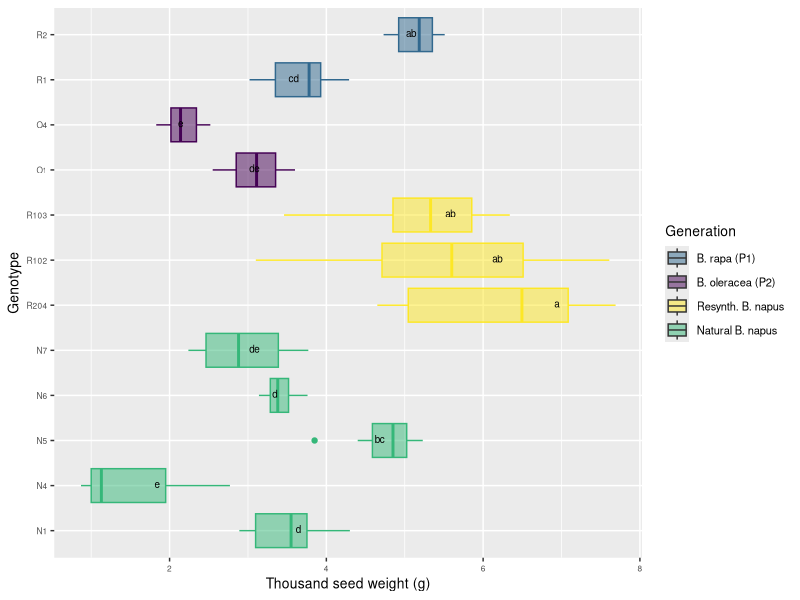

The R script that drew this image:
# Comparison 1X: Resynth. B.napus

#install packages 
install.packages("multcompView")
install.packages("viridis")

#load
library(viridis)
library(viridisLite)
library(tidyverse)
library(dplyr)
library(ggplot2)
library(ggpubr)
library(datasets)
library(multcompView)

# vollständige Rohdatentabelle laden ##########################################
#Im Projekt EPPN-DATA-ANALYSES ist dies das wd. Kann nicht geändert werden. 
# Daher Rohdatentabelle direkt von dort laden. 
getwd()
DATA <- read_csv("EPPN raw data complete 220419.csv")
View(DATA)

#drop first column
DATA = DATA[,2:37]
View(DATA)

#Comparison 1X	

# subsetting
comp_1X <- DATA[DATA$Genotype %in% c("R2", "R1", "O1", "O4", "N5", "N6", 
                                     "N1", "N4", "N7", "R204", "R103", "R102"), ]
View(comp_1X)

#create column giving generation###############################################
comp_1X <- comp_1X %>%
  mutate(Generation = case_when(
    Genotype == "R1" ~ "B. rapa (P1)",
    Genotype == "R2" ~ "B. rapa (P1)",
    Genotype == "O1" ~ "B. oleracea (P2)",
    Genotype == "O4" ~ "B. oleracea (P2)",
    Genotype == "R204" ~ "Resynth. B. napus",
    Genotype == "R103" ~ "Resynth. B. napus",
    Genotype == "R102" ~ "Resynth. B. napus",
    Genotype == "N1" ~ "Natural B. napus",
    Genotype == "N4" ~ "Natural B. napus",
    Genotype == "N5" ~ "Natural B. napus",
    Genotype == "N6" ~ "Natural B. napus",
    Genotype == "N7" ~ "Natural B. napus"))
view(comp_1X)


# Boxplot with CLD nach Rosane Rech##########################################################

# analysis of variance
anova <- aov(TGW_g ~ Genotype, data = comp_1X)
summary(anova)

# Tukey's test
tukey <- TukeyHSD(anova)
print(tukey)

# compact letter display
cld <- multcompLetters4(anova, tukey)
print(cld)

# table with factors and 3rd quantile
Tk <- group_by(comp_1X, Genotype) %>%
  summarise(mean = round(mean(TGW_g, na.rm = TRUE), digits = 1), quant = round(quantile(TGW_g, probs = 0.75, na.rm = TRUE), digits = 1)) %>%
  arrange(desc(mean)) #WICHTIG: arrange(desc(mean)) muss hier rein!!!

# extracting the compact letter display and adding to the Tk table
cld <- as.data.frame.list(cld$Genotype)
Tk$cld <- cld$Letters

#create column giving generation###############################################
ANOVA_Tukey_1X <- Tk %>%
  mutate(Generation = case_when(
    Genotype == "R1" ~ "B. rapa (P1)",
    Genotype == "R2" ~ "B. rapa (P1)",
    Genotype == "O1" ~ "B. oleracea (P2)",
    Genotype == "O4" ~ "B. oleracea (P2)",
    Genotype == "R204" ~ "Resynth. B. napus",
    Genotype == "R103" ~ "Resynth. B. napus",
    Genotype == "R102" ~ "Resynth. B. napus",
    Genotype == "N1" ~ "Natural B. napus",
    Genotype == "N4" ~ "Natural B. napus",
    Genotype == "N5" ~ "Natural B. napus",
    Genotype == "N6" ~ "Natural B. napus",
    Genotype == "N7" ~ "Natural B. napus"))
view(ANOVA_Tukey_1X)

#Reordering
# Reorder factor levels in comp_1X and ANOVA_Tukey_1X, ohne Umbenennung
comp_1X$Genotype <- factor(comp_1X$Genotype,     
                             levels = c("N1", "N4", "N5", "N6", "N7", "R204", "R102", "R103", "O1", "O4", "R1", "R2"))


ANOVA_Tukey_1X$Genotype <- factor(ANOVA_Tukey_1X$Genotype,     
                                    levels = c("N1", "N4", "N5", "N6", "N7", "R204", "R102", "R103", "O1", "O4", "R1", "R2"))

#boxplot ## TGW ###
ggplot(comp_1X, aes(Genotype, TGW_g, fill = Generation, color = Generation)) + 
  geom_boxplot() +
  labs(x="Genotype", y="Thousand seed weight (g)") +
  geom_text(data = ANOVA_Tukey_1X, aes(x = Genotype, y = quant, label = cld), color = "black", size = 2.5, vjust = 0.3, hjust = 3) +
  coord_flip() +
  theme(axis.title = element_text(size = 14),
        legend.text = element_text(size = 8),
        legend.title = element_text(size = 10),
        axis.title.x = element_text(size = 10),
        axis.title.y = element_text(size = 10),
        axis.text.x = element_text(size = 6),
        axis.text.y = element_text(size = 6)) +
  scale_color_viridis(discrete = TRUE, option = "D", direction = 1, guide = "none", alpha = 1) +  #legend removed by guide = "none" 
  scale_fill_viridis(discrete = TRUE, option = "D", direction = 1, alpha = 0.5, 
                     breaks = c("B. rapa (P1)", "B. oleracea (P2)", "Resynth. B. napus", "Natural B. napus"),
                     labels = c("B. rapa (P1)", "B. oleracea (P2)", "Resynth. B. napus", "Natural B. napus"))   ##reorder legend labels!
